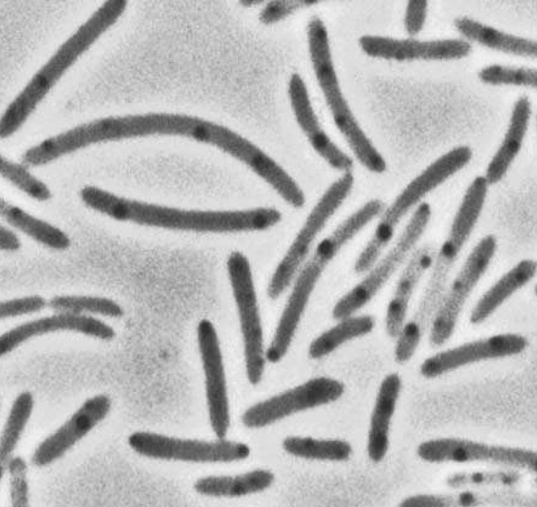
#> input picture Chap -1- Introduction to python/Data/bacteria.png, 537 x 507 px
$ jupyter execute --allow-errors 'TP 7: Scipy.ipynb'
#> lines starting #> are read from the running program, lines starting #| are printed output that depends on the picture; after the words box and inside, x2 and y2 are one past the last pixel; in counts of white or black regions, pixels touching at a corner belong together
# TP 7: Scipy

Scipy contient des modules tres puissants pour le machine learning, l'anayse de données, les time series, etc.
Ce notebook vous montre quelques unes des fonctions les plus utiles

[cell 1]
import numpy as np
import matplotlib.pyplot as plt

## Interpolation
Interpoler un signal est parfois tres utile s'il vous manque des données dans un Dataset. Mais c'est une technique dangereuse, qui peut parfois transformer la réalité des choses !
Dans cette partie, nous allons interpoler les données de cet échantillon de données.

[cell 2]
# Création d'un Dataset
x = np.linspace(0, 10, 10)
y = np.sin(x)
plt.scatter(x, y)

[cell 3]
from scipy.interpolate import interp1d

[cell 4]
# création de la fonction interpolation f
f = interp1d(x, y, kind='cubic')

# résultats de la fonction interpolation f sur de nouvelles données
new_x = np.linspace(0, 10, 50)
result = f(new_x)

# visualisation avec matplotlib
plt.scatter(x, y)
plt.plot(new_x, result, c='r')
#> figure, not shown here; curve peaks at x = 7.76, y = 0.995

## Optimisation

On trouve beaucoup de fonctions dans le module **optimize**. Certaines permettent de faire des minimisations locales, ou globales, d'autres permette de développer des modeles statistiques avec la méthode des moindres carrés. On trouve également des fonctions pour faire de la programmation linéaire.

### curve_fit

[cell 5]
# Création d'un Dataset avec du bruit "normal"
x = np.linspace(0, 2, 100)
y = 1/3*x**3 - 3/5 * x**2 + 2 + np.random.randn(x.shape[0])/20
plt.scatter(x, y)

[cell 6]
# Définition d'un modele statistique sensé "coller" au dataset ci-dessus
def f (x, a, b, c, d):
    return a * x**3 + b * x**2 + c * x + d

[cell 7]
from scipy import optimize

[cell 8]
# curve_fit permet de trouver les parametres du modele f grace a la méthode des moindres carrés
params, param_cov = optimize.curve_fit(f, x, y)

[cell 9]
# Visualisation des résultats.
plt.scatter(x, y)
plt.plot(x, f(x, params[0], params[1], params[2], params[3]), c='g', lw=3)
#> figure, not shown here; curve peaks at x = 2, y = 2.31

### Minimisation 1D
la fonction **optimize.minimize** est utile pour trouver un minimum local dans une fonction a N dimensions

[cell 10]
# Définition d'une fonction a 1 Dimension
def f (x):
    return x**2 + 15*np.sin(x)

[cell 11]
# Visualisation de la fonction
x = np.linspace(-10, 10, 100)
plt.plot(x, f(x))
#> figure, not shown here; curve peaks at x = -10, y = 108.2

[cell 12]
# Définition d'un point x0 pour l'algorithme de minimisation
x0=-5
result = optimize.minimize(f, x0=x0).x # résultat de la minimisation

[cell 13]
# Visualisation du résultat

plt.plot(x, f(x), lw=3, zorder=-1) # Courbe de la fonction
plt.scatter(x0, f(x0), s=200, marker='+', c='g', zorder=1, label='initial') # point initial
plt.scatter(result, f(result), s=100, c='r', zorder=1, label='final') # point final
plt.legend()
plt.show()
#> figure, not shown here; curve peaks at x = -10, y = 108.2

### Minimisation 2D

[cell 14]
# Définition d'une fonction 2D. X est un tableau numpy a 2-Dimension
def f (x):
    return np.sin(x[0]) + np.cos(x[0]+x[1])*np.cos(x[0])

[cell 15]
# Génération de la fonction sur un espace 2D.
x = np.linspace(-3, 3, 100)
y = np.linspace(-3, 3, 100)
x, y = np.meshgrid(x, y)

# Visualisation de la fonction
plt.contour(x, y, f(np.array([x, y])), 20)

[cell 16]
# Placement d'un point x0 initial aux coordonées (0,0)
x0 = np.zeros((2, 1))

# Minimisation de la fonction
#> (the rest of this cell did not finish here and is left out)

## Traitement du signal

Le module **scipy.signal** contient beaucoup de fonctions de convolution et de filtres pour faire du traitement du signal. La fonction **signal.detrend** est parfaite pour éliminer une tendance linéaire dans un signal. Utile pour beaucoup d'applications !

Le module **scipy.fftpack** contient des fonctions tres puissantes et simples d'utilisation pour effectuer des transformations de Fourier

[cell 17]
# Création d'un Dataset avec une tendance linéaire
x = np.linspace(0, 20, 100)
y = x + 8*np.sin(x)*np.cos(x) +np.random.randn(x.shape[0])
plt.plot(x, y)
#> figure, not shown here; curve peaks at x = 19.8, y = 25.75

[cell 18]
from scipy import signal

[cell 19]
# Élimination de la tendance linéaire
new_y = signal.detrend(y)

# Visualisation des résultats
plt.plot(x, y, label='originel')
plt.plot(x, new_y, label='detrend')
plt.legend()
plt.show()
#> figure, not shown here; curve peaks at x = 19.8, y = 25.75; curve peaks at x = 19.8, y = 6.02

## Transformation de Fourier (FFT)
La transformation de Fourier est une technique mathématique puissante et normalement complexe a mettre en oeuvre. Heureusement **scipy.fftpack** rend cette technique tres simple a implémenter

La transformation de Fourier permet d'analyser les **fréquences** qui composent un signal **périodique** (qui se répete avec le temps). Cette opération produit un graphique que l'on appelle **Spectre**.

Une fois le **Spectre** généré, il est possible de filtrer les bruits indésirables, ou bien de sélectionner seulement certaines fréquences, ou d'en atténuer d'autres... les possibilités sont infinies.

Dans l'exemple ci-dessous, nous voyons comment filtrer un signal noyé dans du bruit.

[cell 20]
# Création d'un signal périodique noyé dans du bruit.
x = np.linspace(0, 30, 1000)
y_clean = 3*np.sin(x) + 2*np.sin(5*x) + np.sin(10*x)
y = y_clean+np.random.random(x.shape[0])*2

plt.subplots(1,2,figsize=(20,5))
plt.subplot(1,2,1)
plt.plot(x, y)
plt.subplot(1,2,2)
plt.plot(x, y_clean)
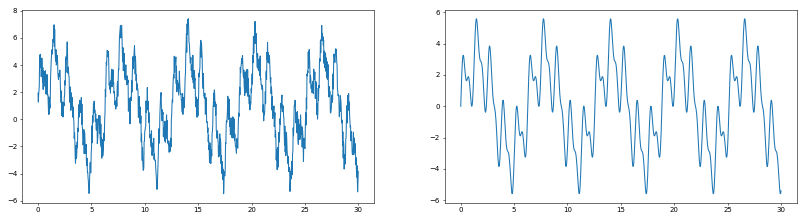
#> figure drawn by matplotlib, 2 panels; panel 1: curve peaks at x = 14.08, y = 7.41; panel 2: curve peaks at x = 1.47, y = 5.58

[cell 21]
from scipy import fftpack

[cell 22]
# création des variables Fourier et Fréquences, qui permettent de construire le spectre du signal.
fourier = fftpack.fft(y)
power = np.abs(fourier) # la variable power est créée pour éiminer les amplitudes négatives
frequences = fftpack.fftfreq(y.size)
plt.plot(np.abs(frequences), power)
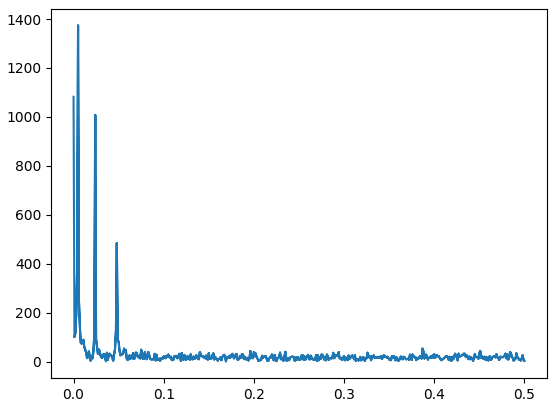
#> figure drawn by matplotlib, 1 panel

[cell 23]
# filtre du spectre avec du boolean indexing de Numpy
fourier[power<400] = 0

# Visualisation du spetre propre
plt.plot(np.abs(frequences), np.abs(fourier))
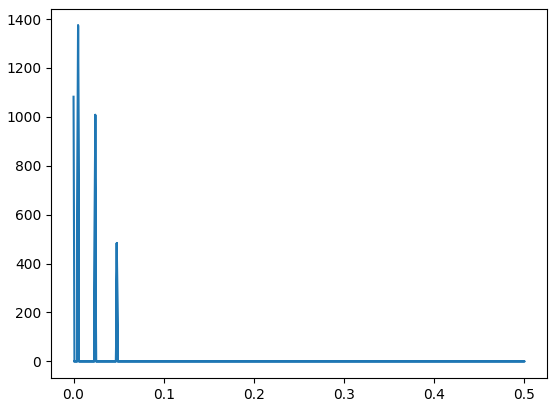
#> figure drawn by matplotlib, 1 panel

[cell 24]
# Transformation de Fourier Inverse: genere un nouveau signal temporel depuis le spectre filtré
filtered_signal = fftpack.ifft(fourier)

[cell 25]
# Visualisation des résultats

plt.figure(figsize=(12, 8))
plt.plot(x, y, lw=0.5, label='signal originel')
plt.plot(x, y_clean, lw=0.5, label='signal clean')
plt.plot(x, filtered_signal, lw=3, label='signal filtré')
plt.legend()
plt.show()
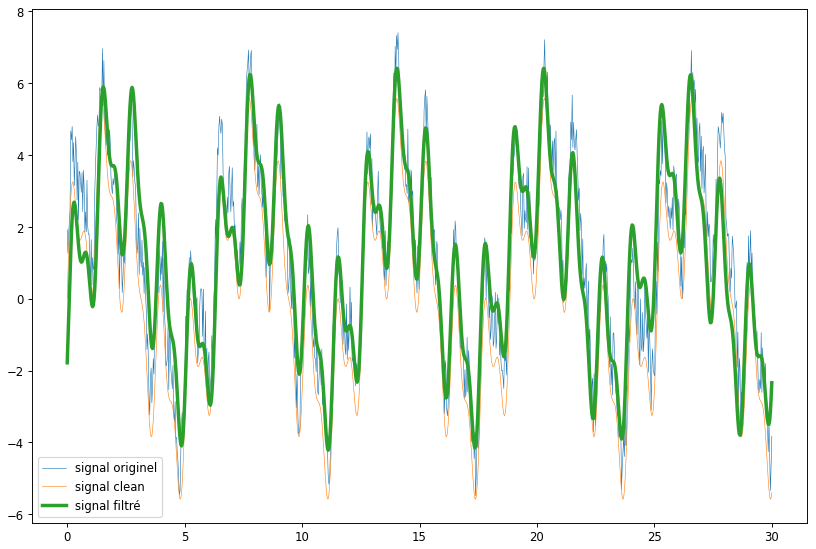
#> figure drawn by matplotlib, 1 panel; curve peaks at x = 14.08, y = 7.41; curve peaks at x = 1.47, y = 5.58; curve peaks at x = 20.3, y = 6.42

## Traitement d'image

**scipy.ndimage** propose de nombreuses actions pour le traitement d'images: convolutions, filtres de Gauss, méthode de mesures, et morphologie.

La morphologie est une technique qui permet de transformer une matrice (et donc une image) par le déplacement d'une structure sur chaque pixel de l'image. Lorsqu'un pixel "blanc" est visité, la structure peut effectuer une opération:
- de dilation: imprime des pixels
- d'érosion : efface des pixels

Cette technique peut-etre utile pour nettoyer une image des artefacts qui peuvent la composer.

[cell 26]
from scipy import ndimage

[cell 27]
# Création d'une image avec quelques artefacts
np.random.seed(0)
X = np.zeros((60, 60))
X[20:-20, 20:-20] = 1
X[np.random.randint(0,60,60),np.random.randint(0,60,60)] = 1 #ajout d'artefacts aléatoires
plt.imshow(X)
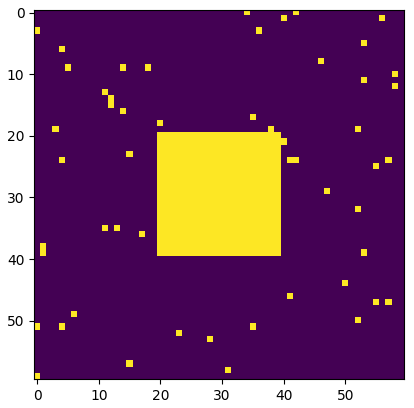
#> figure drawn by matplotlib, 1 panel

[cell 28]
# opération de binary_opening = érosion puis dilation
open_X = ndimage.binary_opening(X)
plt.imshow(open_X)

## Application (cas réel)

Vous trouvez cette image dans le pack de la formation:

[cell 29]
# importer l'image avec pyplot
image = plt.imread('Data/bacteria.png')
#> image is the input picture: shape (507, 537, 3) float32; min 0.169, max 0.957, mean 0.714
image = image[:,:,0] # réduire l'image en 2D
#> image: shape (507, 537) float32
plt.imshow(image, cmap='gray') # afficher l'image
image.shape
#> Out = (507, 537)

[cell 30]
# copy de l'image, puis création d'un histogramme
image_2 = np.copy(image)
plt.hist(image_2.ravel(), bins=255)
plt.show()
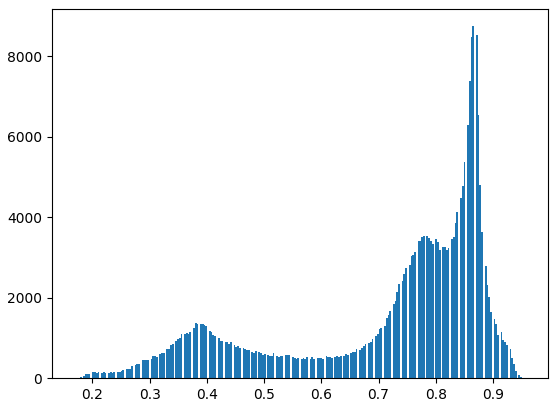
#> figure drawn by matplotlib, 1 panel; tallest bar 8742 high, from x = 0.864 to 0.867

[cell 31]
# boolean indexing: création d'une image binaire
image_clean= image<0.6
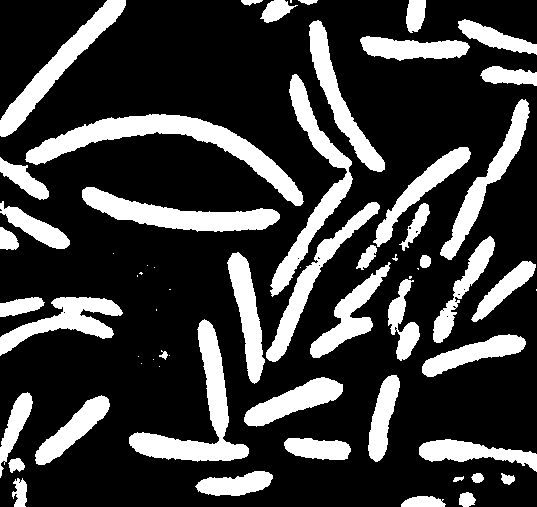
#> image_clean: shape (507, 537) bool; 24% white; 63 white regions (18 under 20 px), largest, box (x1, y1, x2, y2) and area: (25, 114, 304, 206) 5741, (129, 319, 249, 462) 4297, (82, 187, 280, 232) 3820
plt.subplot(1,2,1)
plt.imshow(image)
plt.subplot(1,2,2)
plt.imshow(image_clean)

[cell 32]
# morphologie utilisée pour enlever les artefacts
image_clean2 = ndimage.binary_opening(image_clean)
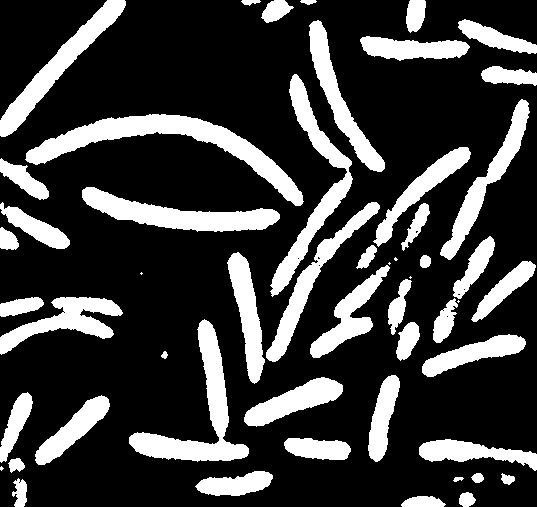
#> image_clean2: shape (507, 537) bool; 23.9% white; 53 white regions (6 under 20 px), largest, box (x1, y1, x2, y2) and area: (25, 114, 304, 206) 5733, (129, 319, 249, 462) 4295, (82, 187, 280, 232) 3820
plt.figure(figsize=(15, 5))
plt.subplot(1,3,1)
plt.imshow(image)
plt.subplot(1,3,2)
plt.imshow(image_clean)
plt.subplot(1,3,3)
plt.imshow(image_clean2)

[cell 33]
# Segmentation de l'image: label_image contient les différents labels et n_labels est le nombre de labels
label_image, n_labels = ndimage.label(image_clean2)
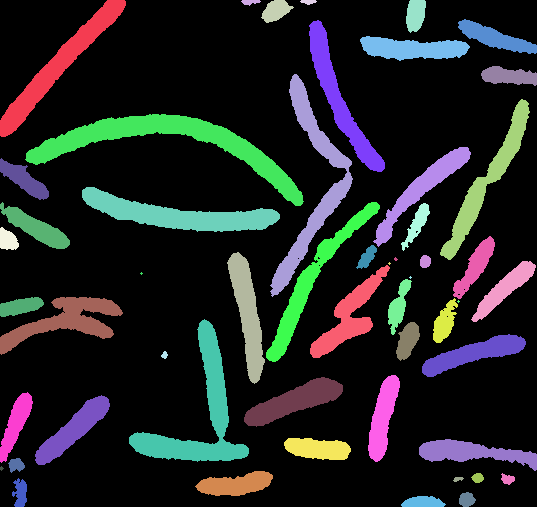
#> label_image: shape (507, 537) int32; 54 distinct labels, from 0 to 53; one colour per label, 0 black
#> n_labels = 53
print(f'il y a {n_labels} groupes')
#| il y a 53 groupes

[cell 34]
# Visualisation de l'image étiquetée
plt.imshow(label_image)

[cell 35]
# Mesure de la taille de chaque groupes de label_images (fait la somme des pixels)
sizes = ndimage.sum(image_clean2, label_image, range(n_labels))
#> sizes = 53 values, max 5733 at index 12, min 0 at index 0, mean 1219.6

[cell 36]
# Visualisation des résultats
plt.scatter(range(n_labels), sizes)
plt.xlabel('bactérie ID')
plt.ylabel('taille relative')
plt.show()
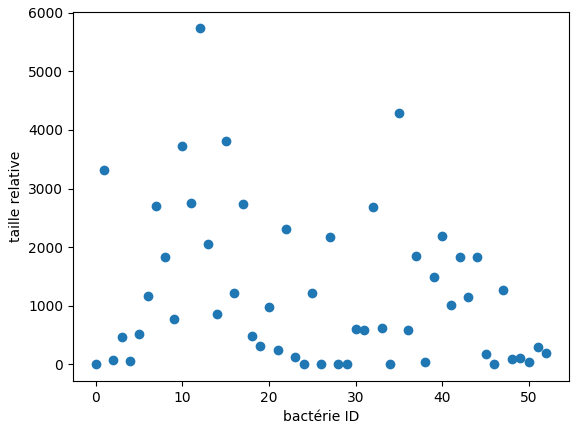
#> figure drawn by matplotlib, 1 panel
